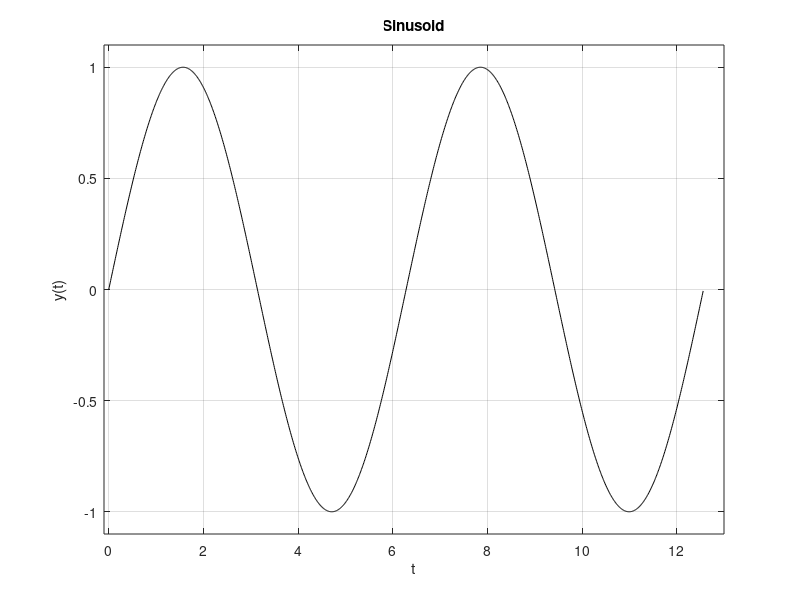
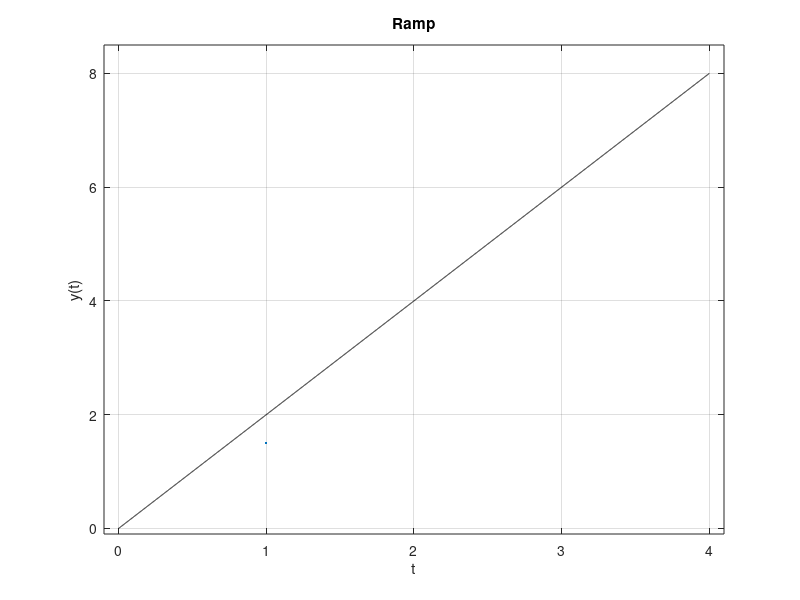
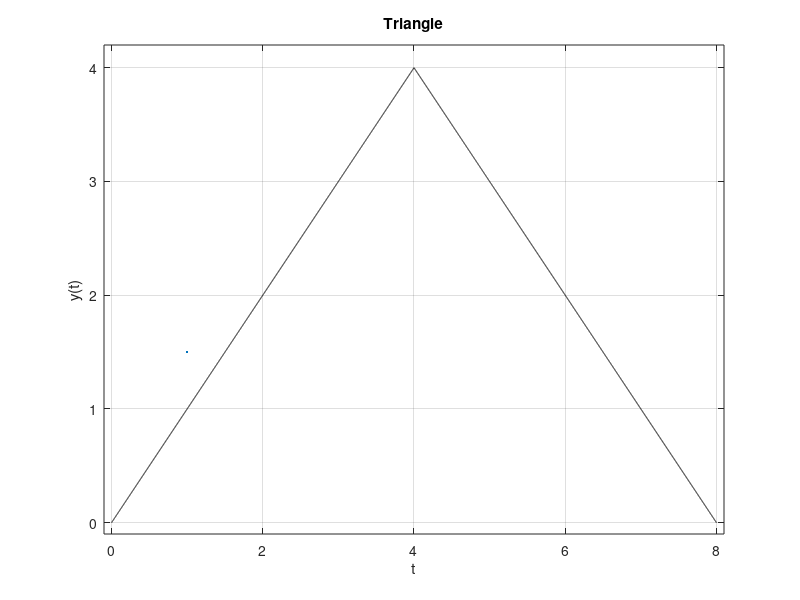

MATLAB code to generate these figures, in order: (Note: this script raises an error after producing the figures.)
% ----------------- Display Something ---------------------------

disp('Hello World!!');
disp('Hello MATLAB!!');

message = 'Hello World';
message1 = '!!';

messageFinal = [message message1];
disp(messageFinal);

% -------------------Matrices and Vectors ------------------------

A = [1,2,3;4,5,6;7,8,9];

message = 'The Matrix A is ';
disp(message);
disp(A);

B = [1,2,3,4,5];
message = 'The Matrix B is ';
disp(message);
disp(B);

Bcol = [1;2;3;4;5];
message = 'The Matrix Bcol is ';
disp(message);
disp(Bcol);

Bt = B';
message = 'The Transpose of B is ';
disp(message);
disp(Bt);

% -------------------- Concatenate Matrices ------------------------

A = [1,2,3];
B = [4,5,6];

SingleRow = [A,B];
message = 'The SingleRow is ';
disp(message);
disp(SingleRow);

SingleCol = [A';B'];
message = 'The SingleCol is ';
disp(message);
disp(SingleCol);

TwoRows = [A;B];
message = 'The TwoRows is ';
disp(message);
disp(TwoRows);

TwoCol = [A',B'];
message = 'The TwoCol is ';
disp(message);
disp(TwoCol);

% ----------------- Errors made during making Matrices ----------------

% A = [1,2,3;4,5;6,7,8,9];

% ------------------ Zeros and Ones --------------------------------

Z = zeros(2,2);

message = 'The zeros is ';
disp(message);
disp(Z);

O = ones(2,2);
message = 'The ones is ';
disp(message);
disp(O);

Z = zeros(1,100);

% ---------------------- .* and * ---------------------------------

A = [1,2,3,4,5];
B = A;

% Elementwise Multiplication

A2 = A.*B; % {nx1 nx1 = nx1}
message = 'The elementwise Multiplication is ';
disp(message);
disp(A2);

% Normal Multiplication

B = B';
M = A*B; % {nxm mxp = nxp}
message = 'The multiplication is ';
disp(message);
disp(M);

K = ones(2,2);
L = [1,2;3,4];

M = K*L;
message = 'The multiplication is ';
disp(message);
disp(M);

% ----------------------------- Array Indexing --------------------

% Indexing starts with 1

A = [1,2,3;4,5,6;7,8,9];
P1 = A(2,3);

message = 'The element at row 2 col 3 is ';
disp(message);
disp(P1);

P2 = A(3,:);

message = 'The third row is ';
disp(message);
disp(P2);

P3 = A(:,1);
message = 'The first column is ';
disp(message);
disp(P3);

P4 = A(:,1:2); % a:b takes all integers between a and b (both inclusive)
message = 'The first 2 columns are ';
disp(message);
disp(P4);

A = [1,2,3,4,5];
A1 = [A;A;A;A;A];
A = A1;

P5 = A(2:4,2:4);
message = 'The 2,3,4 cols are ';
disp(message);
disp(P5);

% ---------- Complex Numbers and Complex Exponentials --------------------

j = 1j; % or 1i

% Do not use i and j as loop variables

message = 'Checking j ';
disp(message);
disp(j*j);

% exp

A = [0,pi/4,pi/2,3*pi/4,pi]; % pi is just called pi
Cexp = exp(1j*A);
message = 'Checking complex exponential ';
disp(message);
disp(Cexp);
disp(abs(Cexp));

% ------------------------- exp, cos, sin -------------------------

% exp

AExp = exp(A);
message = 'Checking exponential ';
disp(message);
disp(AExp);

% cos

ACos = cos(A);
message = 'Checking cos ';
disp(message);
disp(ACos)

% sin

ASin = sin(A);
message = 'Checking sin ';
disp(message);
disp(ASin)

% ----------------------- if elseif else end ---------------------------

k1 = pi/3;
k2 = pi/6;
k3 = pi/2;

Sin1 = sin(k1);
Sin2 = sin(k2);
Sin3 = sin(k3);

if(Sin1>Sin2 && Sin1<=Sin3)
    disp('Sin is increasing bw 0 and pi/2');
    disp('wow');
elseif(Sin1>Sin2)
    disp('We messed up at pi/2');
else
    disp('We are wrong!!');
end

% --------------------------- linspace for DT ---------------------------

t = 0:0.1:1;

message = 'Checking DT ';
disp(message);
disp(t);

k = 0:2:7;
message = 'Checking exceptions ';
disp(message);
disp(k);

% -------------------------- for loop ------------------------------

for k = 1:10
    if(k==4)
        continue;
    end
    if(k==8)
        break;
    end
    message = ['Value of k is ', int2str(k)];
    disp(message);
end

% ----------------------- Plotting any function ----------------------

% Sine Wave

t = 0:0.01:4*pi;
y = sin(t);

figure()
plot(t,y,'black',linewidth=1.5);% plot(x-axis,y-axis,'color','thickness');
ylabel('y(t)');
xlabel('t');
title('Sinusoid');
xlim([-0.1 13]);
ylim([-1.1 1.1]);
grid on

% Ramp Signal

t = 0:0.001:4;
y = 2*t;
figure()
plot(t,y,'black',linewidth=1.5);% plot(x-axis,y-axis,'color','thickness');
ylabel('y(t)');
xlabel('t');
title('Ramp');
xlim([-0.1 4.1]);
ylim([-0.1 8.5]);
grid on

% Triangular signal

t1 = 0:0.001:4;
y1 = t;
t2 = 4.001:0.001:8;
y2 = 8-t2;

t = [t1,t2];
y = [y1,y2];

figure()
plot(t,y,'black',linewidth=1.5);% plot(x-axis,y-axis,'color','thickness');
ylabel('y(t)');
xlabel('t');
title('Triangle');
xlim([-0.1 8.1]);
ylim([-0.1 4.2]);
grid on

% ------------------ Reading from a wav file -----------------------

filename = 'testfile.wav';
[y,Fs] = audioread(filename);
l = length(y);

idx = 1:l;

figure()
plot(idx,y,'r');
ylabel('y(t)');
xlabel('t');
title('The signal read from the wav file');

% ------------------ Reading from a csv file -----------------------

%{
filename = 'testfile.csv';
Y = csvread(filename);
y = Y(:,2);
l = length(y);

idx = 1:l;

figure()
plot(idx,y,'r');
ylabel('y(t)');
xlabel('t');
title('The signal read from the csv file');
%}

% ----------------- Spectrogram ------------------------------------

figure()
pspectrum(y,1e3,'spectrogram','TimeResolution',0.1,'OverlapPercent',99,'Leakage',0.85);